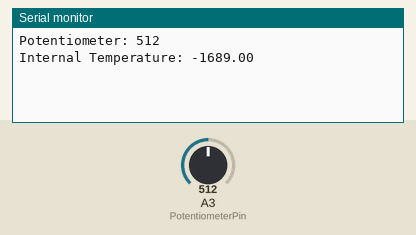
A program run on a simulated Arduino Uno, built with avr-gcc and run on an emulated ATmega328P. Shown: the last lines printed to the serial monitor. Inputs (shaded band) come from the test bench; at power-on: A3 (PotentiometerPin) = 512.

Above: at 1.2 s.
1.3 s: A3 (PotentiometerPin) set to 716
At 2.6 s:
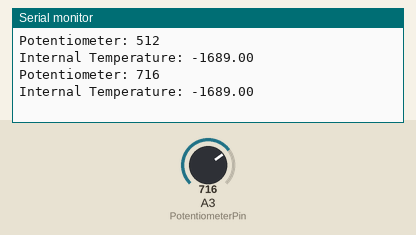
2.8 s: A3 (PotentiometerPin) set to 900
At 5.6 s:
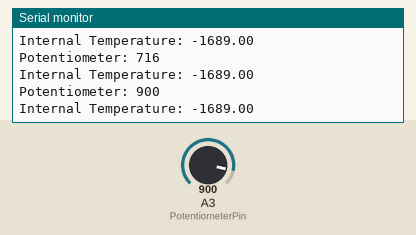
Timing chart, 0 to 7.1 s (numbered marks = the images above; inputs shaded):
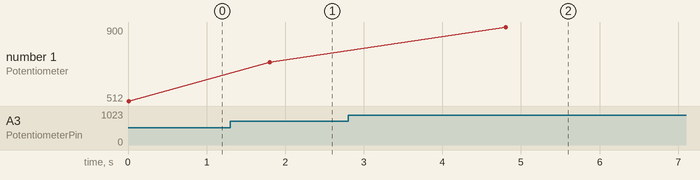

Measured:
- after the input at 1.3 s, the serial monitor: prints a new line after 0.51 s (image 1)
- after the input at 2.8 s, the serial monitor: prints a new line after 2.0 s (image 2)
- plotted number 1: 512 → 716 after the input at 1.3 s, 716 → 900 after the input at 2.8 s

The program:

main.cpp
```cpp
#include <Arduino.h>
#include <avr/boot.h>

// consts
constexpr int Comp2AValue = 156; // 10 ms between each interrupt (with prescaler 1024)
constexpr int Comp1AValue = 15525; // 1s with prescaler 1024
constexpr int Comp1BValue = 46875; // 3s with prescaler 1024
constexpr int PotentiometerPin = 3;

// prototypes
float readInternalTemp();
void enableTemperatureRead();

// global vars
int potentiometerValue = 0;
float internalTemperature = 0;

// actual stuff
ISR(TIMER2_COMPA_vect) {
    cli();
    OCR2A += Comp2AValue;
    potentiometerValue = analogRead(PotentiometerPin);
    sei();
}

ISR(TIMER1_COMPA_vect) {
    OCR1A += Comp1AValue;
    internalTemperature = readInternalTemp();
}

ISR(TIMER1_COMPB_vect) {
    OCR1B += Comp1BValue;
    Serial.print("Potentiometer: ");
    Serial.println(potentiometerValue);
    Serial.print("Internal Temperature: ");
    Serial.println(internalTemperature);
}

void setup() {
    Serial.begin(9600);

    // reset timer registers
    TCCR1A = 0;
    TCCR1B = 0;
    TCCR2A = 0;
    TCCR2B = 0;

    // for timer 2
    TCCR2B |= (1 << CS12) | (1 << CS11) | (1 << CS10); // prescaler = 1024 (Set CS10, CS11, CS12 to 1)
    OCR2A = Comp2AValue; // compare value
    TIMSK2 |= (1 << OCIE2A); // enable compare A interrupt

    // for timer 1
    TCCR1B |= (1 << CS12) | (1 << CS10);
    OCR1A = Comp1AValue;
    OCR1B = Comp1BValue;
    TIMSK1 |= (1 << OCIE1A);
    TIMSK1 |= (1 << OCIE1B);
}

void loop() {
    // bruh
}

float readInternalTemp() {
    ADMUX = _BV(REFS1) | _BV(REFS0) | _BV(MUX3);

    // allow ADC reference to settle after changing multiplexer (increased to 10ms)
    delayMicroseconds(10000);

    // ensure ADC is not busy
    while (ADCSRA & _BV(ADSC));

    // start conversion and wait for it to complete
    ADCSRA |= _BV(ADSC);
    while (ADCSRA & _BV(ADSC));

    int adcValue = ADC;

    // get calibration values from signature bytes (datasheet 26.8.10)
    uint8_t ts_offset = boot_signature_byte_get(0x0002);
    uint8_t ts_gain = boot_signature_byte_get(0x0003);

    // datasheet formula approximation
    int32_t temp = adcValue;
    temp -= (273 + 100 - ts_offset);
    temp *= 128;
    temp /= ts_gain;
    temp -= 25;

    return (float)temp;
}
```
